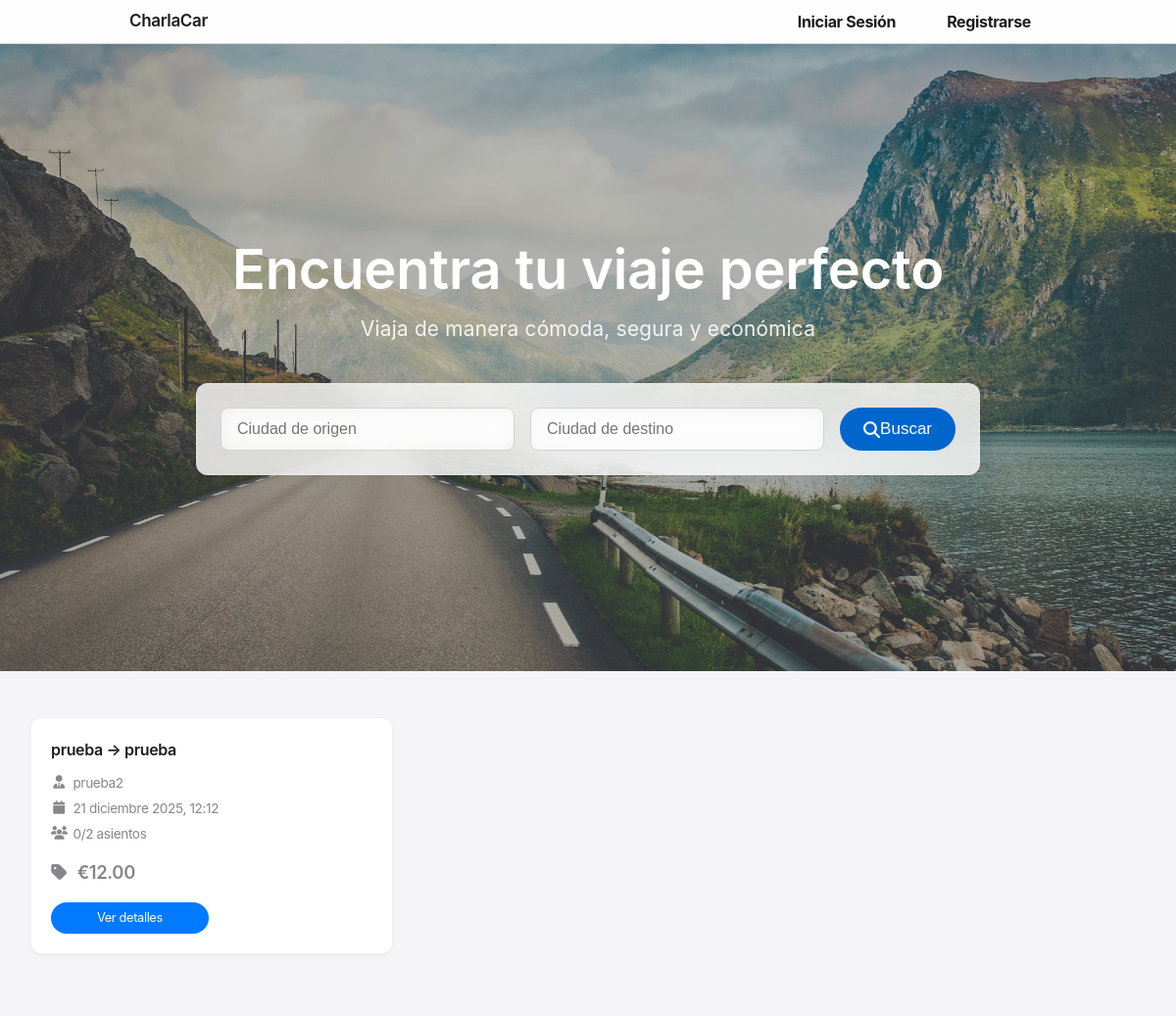
Before: / with the older database file.
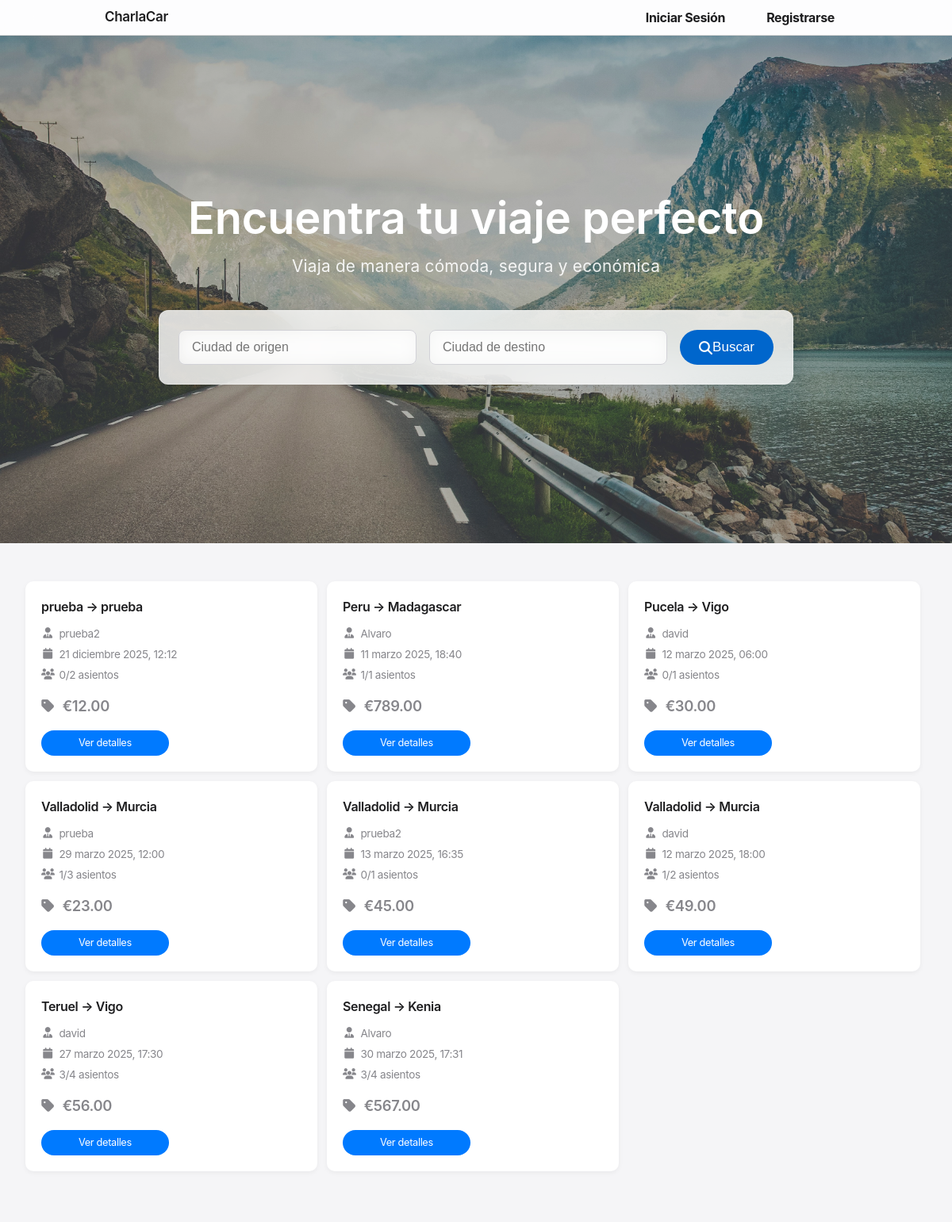
After: the same page with the newer database file.
### rides/models.py (models this page shows, shortened)
class Ride(models.Model):
    driver = models.ForeignKey(User, on_delete=models.CASCADE, related_name='rides_as_driver')
    passengers = models.ManyToManyField(User, related_name='rides_as_passenger', blank=True)
    origin = models.CharField(max_length=100)
    destination = models.CharField(max_length=100)
    departure_time = models.DateTimeField()
    total_seats = models.PositiveIntegerField()
    price = models.DecimalField(max_digits=7, decimal_places=2)
    def get_formatted_price(self):
        return f"{settings.CURRENCY_SYMBOL}{self.price}"
    @property
    def seats_available(self):
        return self.total_seats - self.passengers.count()
    @property
    def is_active(self):
        return self.departure_time > timezone.now()

### rides/views.py (the view)
# urls.py: path('', views.ride_list, name='ride_list'),  # Página principal
def ride_list(request):
    query_origin = request.GET.get('origin', '')
    query_destination = request.GET.get('destination', '')
    rides = Ride.objects.filter(departure_time__gt=timezone.now())
    if query_origin:
        rides = rides.filter(origin__icontains=query_origin)
    if query_destination:
        rides = rides.filter(destination__icontains=query_destination)
    return render(request, 'rides/ride_list.html', {
        'rides': rides,
        'query_origin': query_origin,
        'query_destination': query_destination,
    })

### rides/templates/rides/ride_list.html (shortened to what this page needs)
{% extends 'base.html' %}
{% load static %}
{% block extra_styles %}
<link rel="stylesheet" href="{% static 'css/pages/profile.css' %}">
<link rel="stylesheet" href="https://cdnjs.cloudflare.com/ajax/libs/font-awesome/6.4.0/css/all.min.css">
{% endblock %}
{% block content %}
<div class="hero-section">
    <div class="hero-background"></div>
    <div class="hero-content">
        <h1 class="hero-title">Encuentra tu viaje perfecto</h1>
        <p class="hero-subtitle">Viaja de manera cómoda, segura y económica</p>
        <div class="search-form">
            <form method="get" action="{% url 'rides:search_ride' %}">
                <input type="text" name="origin" placeholder="Ciudad de origen" value="{{ query_origin }}" class="search-input">
                <input type="text" name="destination" placeholder="Ciudad de destino" value="{{ query_destination }}" class="search-input">
                <button type="submit" class="button button-primary">
                    <i class="fas fa-search"></i> Buscar
                </button>
            </form>
        </div>
    </div>
</div>
<div class="content-section">
    <div class="container">
        <div class="rides-grid">
            {% for ride in rides %}
            <div class="profile-ride-card {% if not ride.is_active %}expired{% endif %}">
                <h2 class="ride-title">{{ ride.origin }} → {{ ride.destination }}</h2>
                <div class="ride-info">
                    <p>
                        <i class="fas fa-user-tie info-icon"></i>
                        {{ ride.driver.username }}
                    </p>
                    <p>
                        <i class="fas fa-calendar info-icon"></i>
                        {{ ride.departure_time|date:"j F Y, H:i" }}
                    </p>
                    <p>
                        <i class="fas fa-users info-icon"></i>
                        {{ ride.seats_available }}/{{ ride.total_seats }} asientos
                    </p>
                </div>
                <p class="ride-price">
                    <i class="fas fa-tag info-icon"></i>
                    {{ ride.get_formatted_price }}
                </p>
                <div class="card-actions">
                    <a href="{% url 'rides:ride_detail' ride.id %}" class="button button-primary">
                        Ver detalles
                    </a>
                </div>
            </div>
            {% endfor %}
        </div>
    </div>
</div>
{% endblock %}

### templates/base.html (shortened to what this page needs)
<!DOCTYPE html>
<html>
<head>
    {% load static %}
    <link rel="stylesheet" href="{% static 'css/base.css' %}">
    <link rel="stylesheet" href="{% static 'css/layout.css' %}">
    <link rel="stylesheet" href="{% static 'css/components.css' %}">
    {% block extra_styles %}{% endblock %}
</head>
<body>
    <header class="header">
        <nav class="nav-container">
            <a href="{% url 'rides:ride_list' %}" class="nav-brand">CharlaCar</a>
            <div class="nav-links">
                {% if user.is_authenticated %}
                    <a href="{% url 'rides:create_ride' %}" class="nav-link">Crear Viaje</a>
                    <a href="{% url 'chat:my_chats' %}" class="nav-link">Mensajes</a>
                    <a href="{% url 'accounts:profile' %}" class="nav-link">Mi Perfil</a>
                    <a href="{% url 'accounts:logout' %}" class="nav-link">Cerrar Sesión</a>
                {% else %}
                    <a href="{% url 'accounts:login' %}" class="nav-link">Iniciar Sesión</a>
                    <a href="{% url 'accounts:register' %}" class="nav-link">Registrarse</a>
                {% endif %}
            </div>
        </nav>
    </header>
    <main>
        {% block content %}{% endblock %}
    </main>
</body>
</html>

### static/css/base.css (style rules this page uses)
:root { --color-primary: #0066CC; --color-primary-hover: #0055B3; --color-secondary: #86868b; --color-text: #1d1d1f; --color-background: #FBFBFD; --color-white: #ffffff; --color-border: #d2d2d7; --font-family-text: "SF Pro Text", -apple-system, BlinkMacSystemFont, "Helvetica Neue", Arial, sans-serif; --font-family-display: "SF Pro Display", -apple-system, BlinkMacSystemFont, "Helvetica Neue", Arial, sans-serif; --font-size-xs: 12px; --font-size-sm: 14px; --font-size-base: 17px; --font-size-lg: 21px; --font-size-xl: 40px; --font-size-2xl: 48px; --font-size-3xl: 56px; --font-size-4xl: 80px; --line-height-tight: 1.1; --line-height-base: 1.47059; --container-width: 980px; --spacing-xs: 4px; --spacing-sm: 8px; --spacing-md: 16px; --spacing-lg: 24px; --spacing-xl: 32px; --spacing-2xl: 48px; --border-radius-sm: 12px; --border-radius-lg: 14px; --border-radius-xl: 18px; --border-radius-full: 999px; --shadow-sm: 0 2px 5px rgba(0, 0, 0, 0.05); --shadow-md: 0 4px 12px rgba(0, 0, 0, 0.08); --shadow-lg: 0 8px 16px rgba(0, 0, 0, 0.12); --transition: all 0.3s cubic-bezier(0.4, 0, 0.2, 1); }
* { margin: 0; padding: 0; box-sizing: border-box; }
body { font-family: var(--font-family-text); background-color: var(--color-background); color: var(--color-text); line-height: var(--line-height-base); font-weight: 400; letter-spacing: -0.022em; -webkit-font-smoothing: antialiased; -moz-osx-font-smoothing: grayscale; overflow-x: hidden; }
h1, h2, h3, h4, h5, h6 { font-family: var(--font-family-display); }

### static/css/layout.css (style rules this page uses)
.hero-section { position: relative; height: 580px; width: 100vw; margin: 0 calc(-50vw + 50%); overflow: hidden; display: flex; justify-content: center; }
.hero-background { position: absolute; top: 0; left: 0; width: 100%; height: 100%; background-size: cover; background-position: center; filter: brightness(0.75); z-index: -1; }
.hero-content { width: 100%; max-width: var(--container-width); padding: 0 var(--spacing-lg); position: relative; z-index: 1; display: flex; flex-direction: column; justify-content: center; align-items: center; }
.content-section { background-color: var(--color-white); padding: var(--spacing-2xl) 0; }

### static/css/pages/profile.css (style rules this page uses)
:root { --primary-color: #007aff; --secondary-color: #34c759; --background-color: #f5f5f7; --card-background: #ffffff; --text-primary: #1d1d1f; --text-secondary: #86868b; --border-color: #d2d2d7; --error-color: #ff3b30; --shadow: rgba(0, 0, 0, 0.05); --transition: all 0.2s ease; }
body { background-color: var(--background-color); margin: 0; font-family: -apple-system, BlinkMacSystemFont, 'Segoe UI', Roboto, Helvetica, Arial, sans-serif; color: var(--text-primary); line-height: 1.5; }
.button-primary { background-color: var(--primary-color); color: white; border: none; }
.rides-grid { display: grid; grid-template-columns: repeat(auto-fill, minmax(240px, 1fr)); gap: 0.75rem; padding-right: 0.5rem; padding-bottom: 1rem; }
.profile-ride-card { background-color: var(--card-background); border-radius: 10px; padding: 1.25rem; box-shadow: 0 2px 6px var(--shadow); transition: var(--transition); position: relative; }
.ride-title { font-size: 1rem; font-weight: 600; margin-bottom: 0.75rem; color: var(--text-primary); }
.ride-info { margin-bottom: 1rem; }
.ride-info p { display: flex; align-items: center; margin-bottom: 0.35rem; font-size: 0.85rem; color: var(--text-secondary); }
.info-icon { width: 16px; text-align: center; margin-right: 0.4rem; color: var(--text-secondary); }
.ride-price { font-weight: 600; color: var(--primary-color); font-size: 1.15rem; }
.card-actions { display: grid; grid-template-columns: 1fr 1fr; gap: 0.4rem; margin-top: 1rem; }
.card-actions .button { padding: 0.4rem; font-size: 0.8rem; text-align: center; }

Changed rows visible on the page:
added Ride: origin "Peru", destination "Madagascar", driver.username "Alvaro", departure_time "11 marzo 2025, 18:40", seats_available "1", total_seats "1", get_formatted_price "€789.00"
added Ride: origin "Pucela", destination "Vigo", driver.username "david", departure_time "12 marzo 2025, 06:00", seats_available "0", total_seats "1", get_formatted_price "€30.00"
added Ride: origin "Valladolid", destination "Murcia", driver.username "prueba", departure_time "29 marzo 2025, 12:00", seats_available "1", total_seats "3", get_formatted_price "€23.00"
added Ride: origin "Valladolid", destination "Murcia", driver.username "prueba2", departure_time "13 marzo 2025, 16:35", seats_available "0", total_seats "1", get_formatted_price "€45.00"
added Ride: origin "Valladolid", destination "Murcia", driver.username "david", departure_time "12 marzo 2025, 18:00", seats_available "1", total_seats "2", get_formatted_price "€49.00"
added Ride: origin "Teruel", destination "Vigo", driver.username "david", departure_time "27 marzo 2025, 17:30", seats_available "3", total_seats "4", get_formatted_price "€56.00"
added Ride: origin "Senegal", destination "Kenia", driver.username "Alvaro", departure_time "30 marzo 2025, 17:31", seats_available "3", total_seats "4", get_formatted_price "€567.00"
